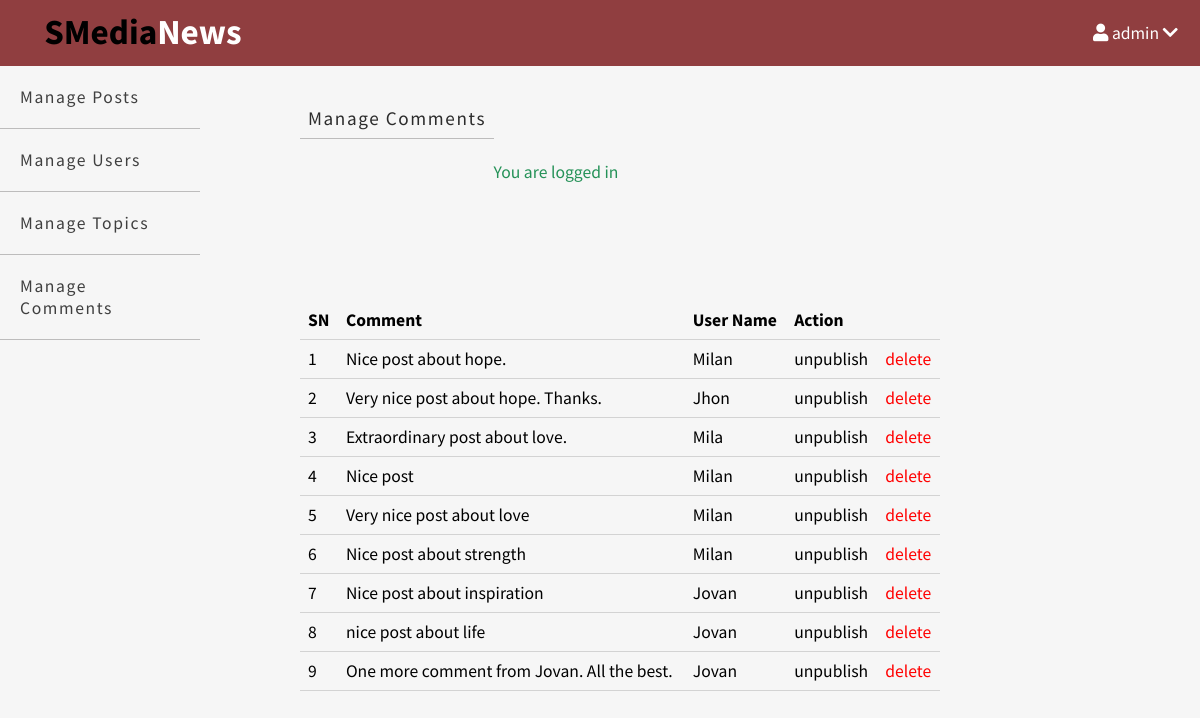
Screenshot of /admin/comments/index_comm.php (signed in) with the database file from the repository.
### tables this page shows
CREATE TABLE `comments` (
  `id` int(11) NOT NULL AUTO_INCREMENT,
  `post_comm_id` int(11) DEFAULT NULL,
  `published` tinyint(4) NOT NULL,
  `username` varchar(255) NOT NULL,
  `comm_body` text NOT NULL,
  `created_at` datetime NOT NULL DEFAULT CURRENT_TIMESTAMP,
  PRIMARY KEY (`id`),
  KEY `post_comm_id` (`post_comm_id`) USING BTREE,
  CONSTRAINT `comments_ibfk_1` FOREIGN KEY (`post_comm_id`) REFERENCES `posts` (`id`) ON DELETE SET NULL ON UPDATE CASCADE
);

### app/controllers/comments.php (called while the page is built, shortened)
<?php
$table = 'comments';
$comments = selectAll($table);

### app/database/db.php (called while the page is built, shortened)
<?php
require('connect.php');
function selectAll($table, $conditions = [])
{
    global $conn;
    $sql = "SELECT * FROM $table ";
    if (empty($conditions)) {
        $stmt = $conn->prepare($sql);
        $stmt->execute();
        $records = $stmt->get_result()->fetch_all(MYSQLI_ASSOC);
        return $records;
    }
}

### admin/comments/index_comm.php (the view, shortened to what this page needs)
<?php include(ROOT_PATH . "/app/controllers/comments.php");
?>
<!DOCTYPE html>
<html lang="en">
<head>
    <link rel="stylesheet" href="https://use.fontawesome.com/releases/v5.15.1/css/all.css">
    <link rel="stylesheet" href="../../assets/css/style.css">
    <link rel="stylesheet" href="../../assets/css/admin.css">
</head>
<body>
    <?php include(ROOT_PATH . "/app/includes/adminHeader.php"); ?>
    <div class="admin-wrapper">
        <?php include(ROOT_PATH . "/app/includes/adminSidebar.php"); ?>
        <div class="admin-content">
            <div class="button-group">
                <a href="index_comm.php" class="btn-big">Manage Comments</a>
            </div>
            <div class="content">
                <?php include(ROOT_PATH . "/app/includes/messages.php") ?>
                <table>
                    <thead>
                        <th>SN</th>
                        <th>Comment</th>
                        <th>User Name</th>
                        <th colspan="4">Action</th>
                    </thead>
                    <tbody>
                        <?php foreach ($comments as $key => $comment) : ?>
                            <tr>
                                <td><?php echo $key + 1; ?></td>
                                <td><?php echo $comment['comm_body'] ?></td>
                                <td><?php echo ucwords($comment['username']); ?></td>
                                <?php if ($comment['published']) : ?>
                                    <td><a href="index_comm.php?published=0&comm_id=<?php echo $comment['id'] ?>" class="unpublish">unpublish</a></td>
                                <?php else : ?>
                                    <td><a href="index_comm.php?published=1&comm_id=<?php echo $comment['id'] ?>" class="publish">publish</a></td>
                                <?php endif; ?>
                                <td><a href="index_comm.php?del_id=<?php echo $comment['id']; ?>" class="delete">delete</a></td>
                            </tr>
                        <?php endforeach; ?>
                    </tbody>
                </table>
            </div>
        </div>
    </div>
</body>
</html>

### assets/css/style.css (style rules this page uses)
* { box-sizing: border-box; }
html, body { height: 100%; padding: 0px; margin: 0px; background: #f6f6f6; font-family: 'Source Sans Pro', sans-serif; }
a { text-decoration: none; color: inherit; font-size: 1.1rem; }
.btn-big { border: none; background-color: transparent; padding: .5rem; color: #2c2c2c; border-bottom: 1px solid #bdbcbc; font-size: 1.2rem; font-weight: 400; letter-spacing: .1rem; transition: all 0.3s ease-in-out; }
.content { width: 100%; }

### assets/css/admin.css (style rules this page uses)
.admin-wrapper { height: calc(100% - 66px); display: flex; }
.admin-wrapper .admin-content { flex: 8; height: 100%; padding: 40px 100px 100px; }
.admin-wrapper .admin-content .content { height: 100vh; width: 80%; }
.admin-wrapper .admin-content .button-group { float: left; }
table { margin-top: 7rem; width: 100%; border-collapse: collapse; font-size: 1.1rem; }
th, td { padding: 8px; text-align: left; border-bottom: 1px solid #d3d3d3; }
.delete { color: red; }

### rows the page displays
comments: comm_body "Nice post about hope.", username "Milan"
comments: comm_body "Very nice post about hope. Thanks.", username "Jhon"
comments: comm_body "Extraordinary post about love.", username "Mila"
comments: comm_body "Nice post", username "Milan"
comments: comm_body "Very nice post about love", username "Milan"
comments: comm_body "Nice post about strength", username "Milan"
comments: comm_body "Nice post about inspiration", username "Jovan"
comments: comm_body "nice post about life", username "Jovan"
comments: comm_body "One more comment from Jovan. All the best.", username "Jovan"

### other values shown
$_SESSION['username'] "admin"
$_SESSION['message'] "You are logged in"
